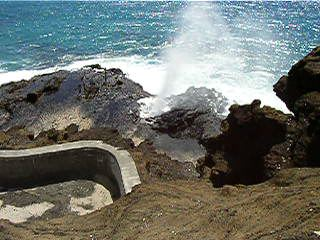
#> input picture TestImages/Blowhole013.jpg, 320 x 240 px, given in place of the camera
$ python 2milestone5.py
#> lines starting #> are read from the running program, lines starting #| are printed output that depends on the picture
#VidMorph

import cv2
import numpy

vidCap = cv2.VideoCapture(0)
shouldQuit = 0

while (not shouldQuit):
	ret, img = vidCap.read()
#> img is the input picture: shape (240, 320, 3); mean B, G, R 107.7, 113.1, 108.1

	img1 = cv2.cvtColor(img, cv2.COLOR_BGR2GRAY)
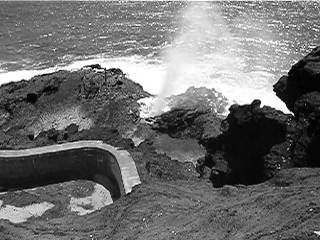
#> img1: shape (240, 320); min 0, max 255, mean 111
	# cv2.imshow("greyscale",img1)

	img2 = cv2.GaussianBlur(img, (25, 25), 15)
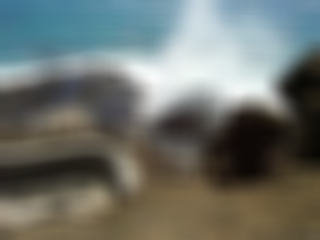
#> img2: shape (240, 320, 3); mean B, G, R 107.6, 113, 108
	# cv2.imshow("Blur",img2)

	res, img3 = cv2.threshold(img2, 125, 225, cv2.THRESH_TOZERO)
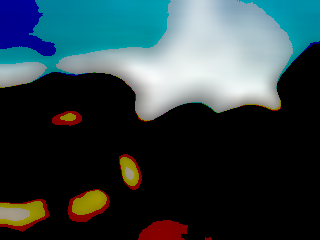
#> img3: shape (240, 320, 3); mean B, G, R 68.7, 64.7, 47.6
	cv2.imshow("Binary threshold",img3)

	x = cv2.waitKey(10)
#> (key Esc is pressed here)
	if x > -1 and chr(x) =='q':
		shouldQuit = 1;

vidCap.release()
cv2.destroyAllWindows()

$ run again, on TestImages/Coins1.jpg
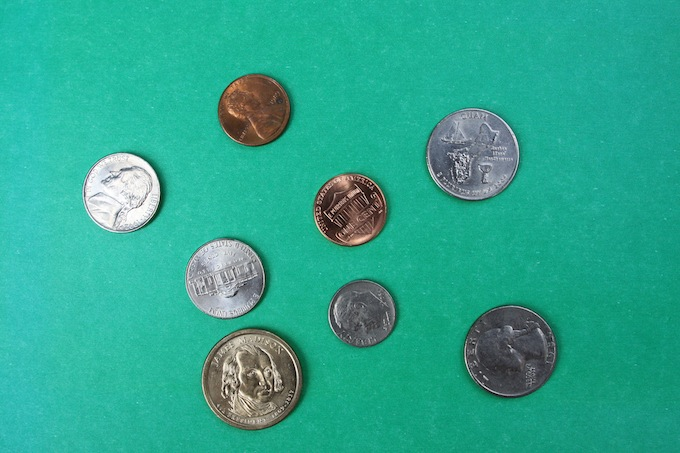
#> input picture TestImages/Coins1.jpg, 680 x 453 px, given in place of the camera
#> img is the input picture: shape (453, 680, 3); mean B, G, R 143.4, 166.8, 44.8
#> `img1 = cv2.cvtColor(img, cv2.COLOR_BGR2GRAY)`:
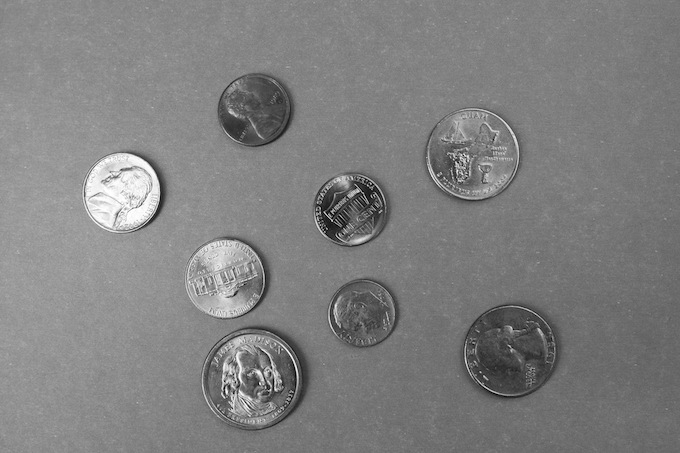
#> img1: shape (453, 680); min 0, max 255, mean 127.7
#> `res, img3 = cv2.threshold(img2, 125, 225, cv2.THRESH_TOZERO)`:
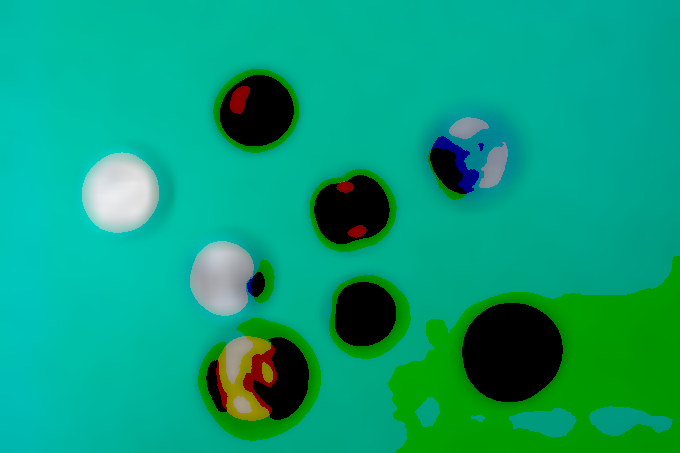
#> img3: shape (453, 680, 3); mean B, G, R 120.1, 158.9, 7.7

$ run again, on TestImages/Coins2.jpg
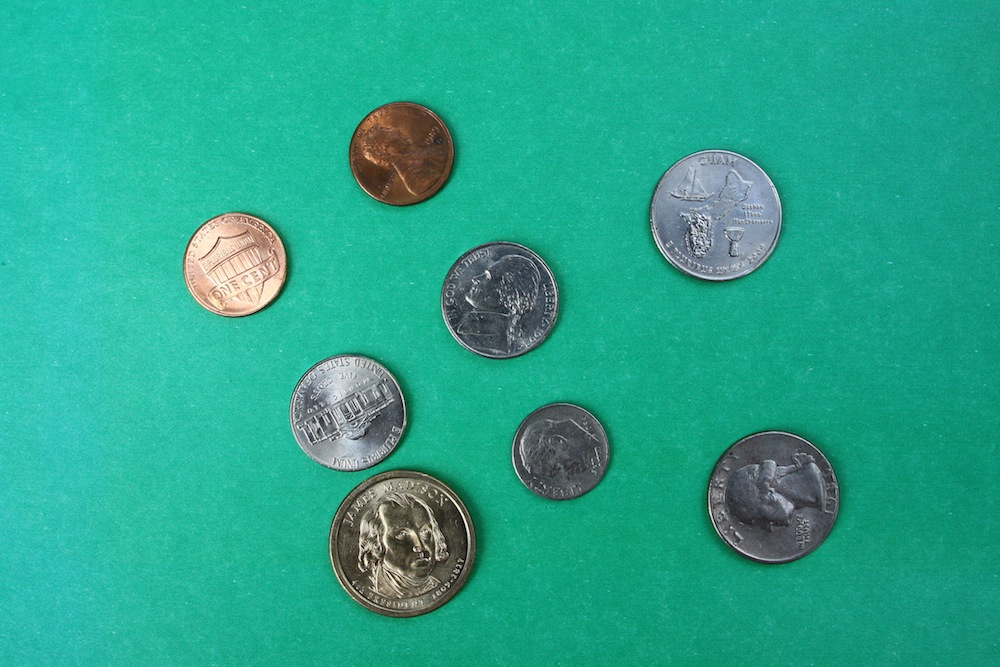
#> input picture TestImages/Coins2.jpg, 1000 x 667 px, given in place of the camera
#> img is the input picture: shape (667, 1000, 3); mean B, G, R 140.5, 165.1, 40.2
#> `img1 = cv2.cvtColor(img, cv2.COLOR_BGR2GRAY)`:
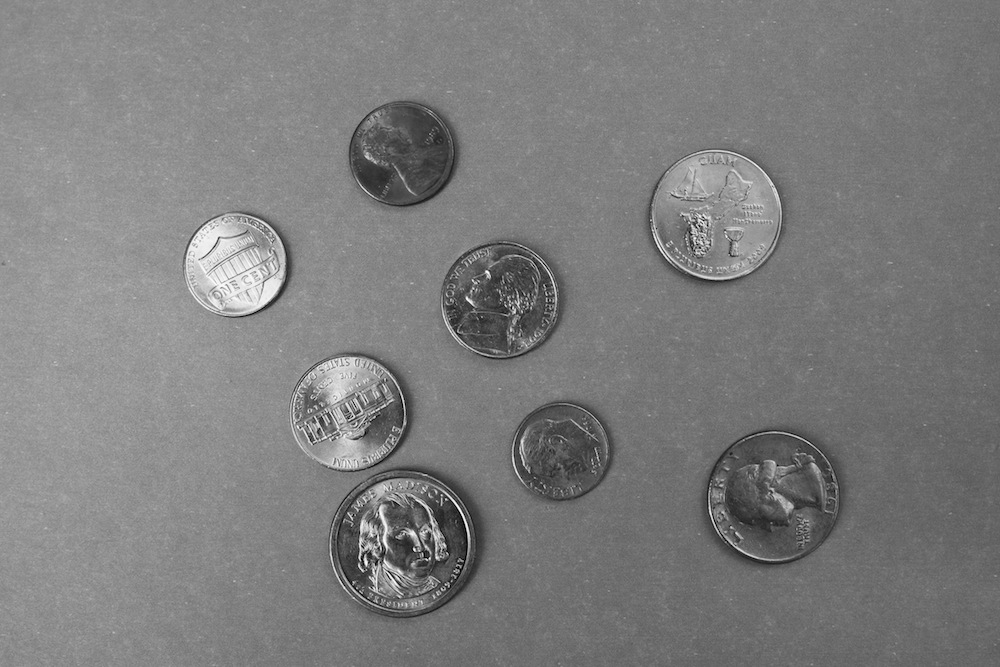
#> img1: shape (667, 1000); min 0, max 254, mean 124.9
#> `res, img3 = cv2.threshold(img2, 125, 225, cv2.THRESH_TOZERO)`:
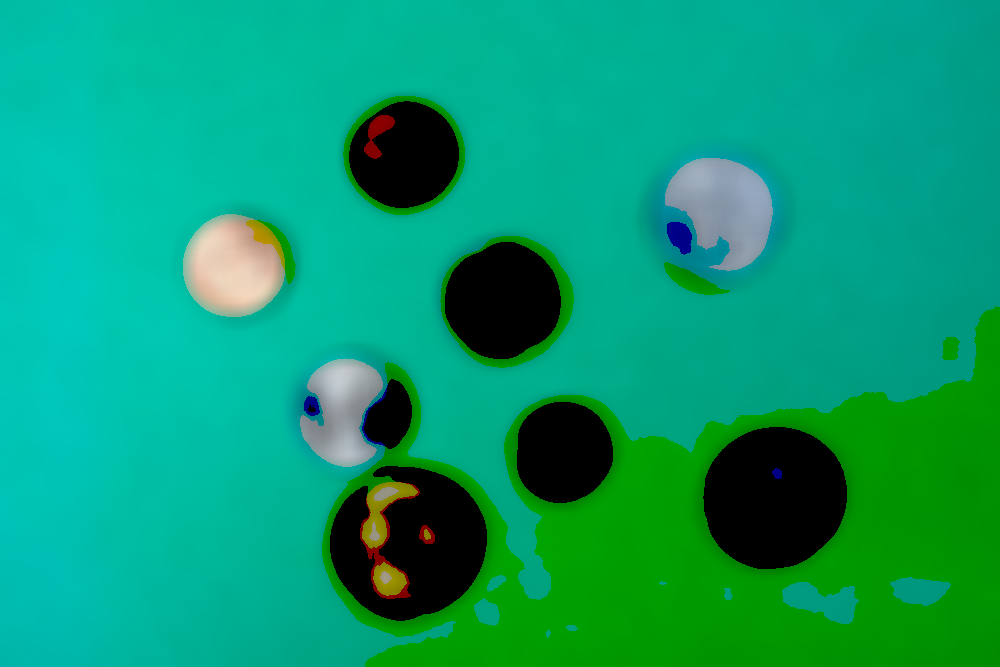
#> img3: shape (667, 1000, 3); mean B, G, R 110.7, 156.1, 6.4
